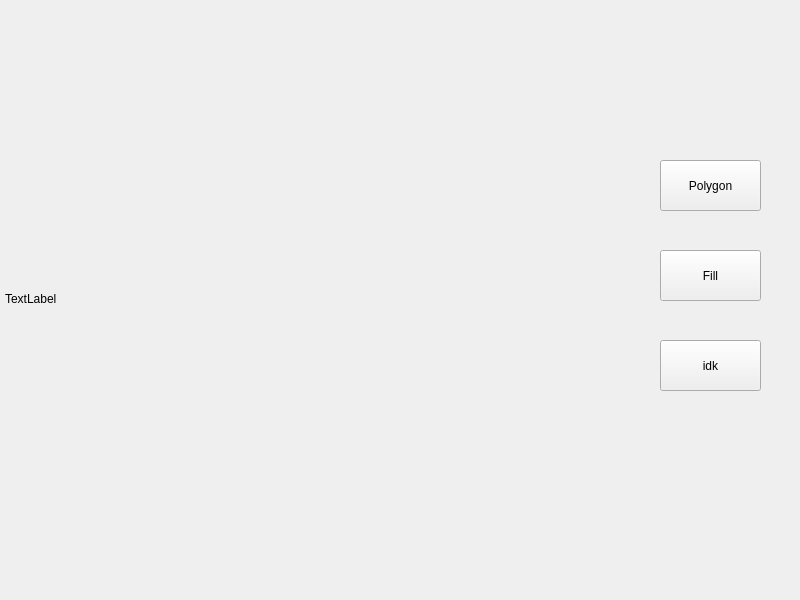
<?xml version="1.0" encoding="UTF-8"?>
<ui version="4.0">
 <class>MainWindow</class>
 <widget class="QMainWindow" name="MainWindow">
  <property name="geometry">
   <rect>
    <x>0</x>
    <y>0</y>
    <width>800</width>
    <height>600</height>
   </rect>
  </property>
  <property name="windowTitle">
   <string>MainWindow</string>
  </property>
  <widget class="QWidget" name="centralwidget">
   <widget class="QPushButton" name="pushButton">
    <property name="geometry">
     <rect>
      <x>660</x>
      <y>250</y>
      <width>101</width>
      <height>51</height>
     </rect>
    </property>
    <property name="text">
     <string>Fill</string>
    </property>
   </widget>
   <widget class="QLabel" name="label">
    <property name="geometry">
     <rect>
      <x>5</x>
      <y>-2</y>
      <width>621</width>
      <height>601</height>
     </rect>
    </property>
    <property name="text">
     <string>TextLabel</string>
    </property>
   </widget>
   <widget class="QPushButton" name="pushButton_2">
    <property name="geometry">
     <rect>
      <x>660</x>
      <y>160</y>
      <width>101</width>
      <height>51</height>
     </rect>
    </property>
    <property name="text">
     <string>Polygon</string>
    </property>
   </widget>
   <widget class="QPushButton" name="pushButton_3">
    <property name="geometry">
     <rect>
      <x>660</x>
      <y>340</y>
      <width>101</width>
      <height>51</height>
     </rect>
    </property>
    <property name="text">
     <string>idk</string>
    </property>
   </widget>
  </widget>
 </widget>
 <resources/>
 <connections/>
</ui>
